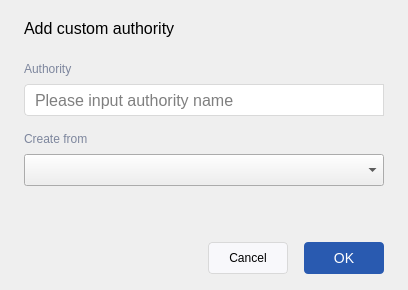
<?xml version="1.0" encoding="UTF-8"?>
<ui version="4.0">
 <class>CustomAuthorityForm</class>
 <widget class="QWidget" name="CustomAuthorityForm">
  <property name="geometry">
   <rect>
    <x>0</x>
    <y>0</y>
    <width>408</width>
    <height>290</height>
   </rect>
  </property>
  <property name="focusPolicy">
   <enum>Qt::ClickFocus</enum>
  </property>
  <property name="windowTitle">
   <string>Form</string>
  </property>
  <property name="styleSheet">
   <string notr="true">QPushButton#pbn_cancel {
	background: rgb(248, 248, 251);
	border: 1px solid rgb(217, 217, 217);
	border-radius: 4px;
}

QPushButton#pbn_close {
	background: transparent;
	border: none;
}

QPushButton#pbn_confirm {
    background: rgb(41, 90, 176);
	border:none;
    border-radius: 4px;
	color: rgb(255, 255, 255);
	font-size:14px;
}

QLabel#lbl_authority,
QLabel#lbl_createFrom {
	background: transparent;
	border:none;
	color: rgb(125, 134, 157);
}

QLineEdit#le_customAuhorityName
{
	background: rgb(255, 255, 255);
    border: 1px solid rgb(217, 217, 217);
	border-top-left-radius:4px;
    border-bottom-left-radius:4px;
	padding-left: 8px;
}

QLabel#lbl_title{
	font-size:16px;
}</string>
  </property>
  <layout class="QVBoxLayout" name="verticalLayout_3">
   <property name="spacing">
    <number>16</number>
   </property>
   <property name="leftMargin">
    <number>24</number>
   </property>
   <property name="topMargin">
    <number>16</number>
   </property>
   <property name="rightMargin">
    <number>24</number>
   </property>
   <property name="bottomMargin">
    <number>16</number>
   </property>
   <item>
    <layout class="QHBoxLayout" name="horizontalLayout">
     <property name="spacing">
      <number>4</number>
     </property>
     <item>
      <widget class="QLabel" name="lbl_title">
       <property name="text">
        <string>Add custom authority</string>
       </property>
       <property name="alignment">
        <set>Qt::AlignLeading|Qt::AlignLeft|Qt::AlignVCenter</set>
       </property>
      </widget>
     </item>
     <item>
      <spacer name="spacerFixed">
       <property name="orientation">
        <enum>Qt::Horizontal</enum>
       </property>
       <property name="sizeType">
        <enum>QSizePolicy::Fixed</enum>
       </property>
       <property name="sizeHint" stdset="0">
        <size>
         <width>32</width>
         <height>20</height>
        </size>
       </property>
      </spacer>
     </item>
     <item>
      <widget class="QPushButton" name="pbn_close">
       <property name="minimumSize">
        <size>
         <width>24</width>
         <height>24</height>
        </size>
       </property>
       <property name="maximumSize">
        <size>
         <width>24</width>
         <height>24</height>
        </size>
       </property>
       <property name="text">
        <string/>
       </property>
       <property name="icon">
        <iconset resource="../../../../rc/orpe_components.qrc">
         <normaloff>:/components/image/components/window/close_window.svg</normaloff>:/components/image/components/window/close_window.svg</iconset>
       </property>
       <property name="iconSize">
        <size>
         <width>20</width>
         <height>20</height>
        </size>
       </property>
      </widget>
     </item>
    </layout>
   </item>
   <item>
    <spacer name="verticalSpacer">
     <property name="orientation">
      <enum>Qt::Vertical</enum>
     </property>
     <property name="sizeType">
      <enum>QSizePolicy::Expanding</enum>
     </property>
     <property name="sizeHint" stdset="0">
      <size>
       <width>20</width>
       <height>4</height>
      </size>
     </property>
    </spacer>
   </item>
   <item>
    <layout class="QVBoxLayout" name="verticalLayout_2">
     <property name="spacing">
      <number>8</number>
     </property>
     <property name="leftMargin">
      <number>0</number>
     </property>
     <item>
      <widget class="QLabel" name="lbl_authority">
       <property name="text">
        <string>Authority</string>
       </property>
      </widget>
     </item>
     <item>
      <widget class="QLineEdit" name="le_customAuhorityName">
       <property name="minimumSize">
        <size>
         <width>280</width>
         <height>32</height>
        </size>
       </property>
       <property name="maximumSize">
        <size>
         <width>16777215</width>
         <height>32</height>
        </size>
       </property>
       <property name="font">
        <font>
         <pointsize>12</pointsize>
        </font>
       </property>
       <property name="maxLength">
        <number>32767</number>
       </property>
       <property name="echoMode">
        <enum>QLineEdit::Normal</enum>
       </property>
       <property name="placeholderText">
        <string>Please input authority name</string>
       </property>
      </widget>
     </item>
    </layout>
   </item>
   <item>
    <layout class="QVBoxLayout" name="verticalLayout">
     <property name="spacing">
      <number>8</number>
     </property>
     <property name="leftMargin">
      <number>0</number>
     </property>
     <item>
      <widget class="QLabel" name="lbl_createFrom">
       <property name="text">
        <string>Create from</string>
       </property>
      </widget>
     </item>
     <item>
      <widget class="ComboBox" name="cmb_parentAuthorityType">
       <property name="minimumSize">
        <size>
         <width>280</width>
         <height>32</height>
        </size>
       </property>
       <property name="maximumSize">
        <size>
         <width>16777215</width>
         <height>32</height>
        </size>
       </property>
       <property name="font">
        <font>
         <pointsize>12</pointsize>
        </font>
       </property>
      </widget>
     </item>
    </layout>
   </item>
   <item>
    <spacer name="verticalSpacer_2">
     <property name="orientation">
      <enum>Qt::Vertical</enum>
     </property>
     <property name="sizeHint" stdset="0">
      <size>
       <width>20</width>
       <height>40</height>
      </size>
     </property>
    </spacer>
   </item>
   <item>
    <layout class="QHBoxLayout" name="horizontalLayout_4">
     <property name="leftMargin">
      <number>0</number>
     </property>
     <property name="topMargin">
      <number>0</number>
     </property>
     <item>
      <spacer name="horizontalSpacer">
       <property name="orientation">
        <enum>Qt::Horizontal</enum>
       </property>
       <property name="sizeHint" stdset="0">
        <size>
         <width>40</width>
         <height>20</height>
        </size>
       </property>
      </spacer>
     </item>
     <item>
      <widget class="QPushButton" name="pbn_cancel">
       <property name="minimumSize">
        <size>
         <width>80</width>
         <height>32</height>
        </size>
       </property>
       <property name="text">
        <string>Cancel</string>
       </property>
      </widget>
     </item>
     <item>
      <widget class="QPushButton" name="pbn_confirm">
       <property name="minimumSize">
        <size>
         <width>80</width>
         <height>32</height>
        </size>
       </property>
       <property name="maximumSize">
        <size>
         <width>16777215</width>
         <height>32</height>
        </size>
       </property>
       <property name="text">
        <string>OK</string>
       </property>
      </widget>
     </item>
    </layout>
   </item>
  </layout>
 </widget>
 <customwidgets>
  <customwidget>
   <class>ComboBox</class>
   <extends>QComboBox</extends>
   <header>combobox.h</header>
  </customwidget>
 </customwidgets>
 <resources>
  <include location="../../../../rc/orpe_components.qrc"/>
 </resources>
 <connections/>
</ui>
